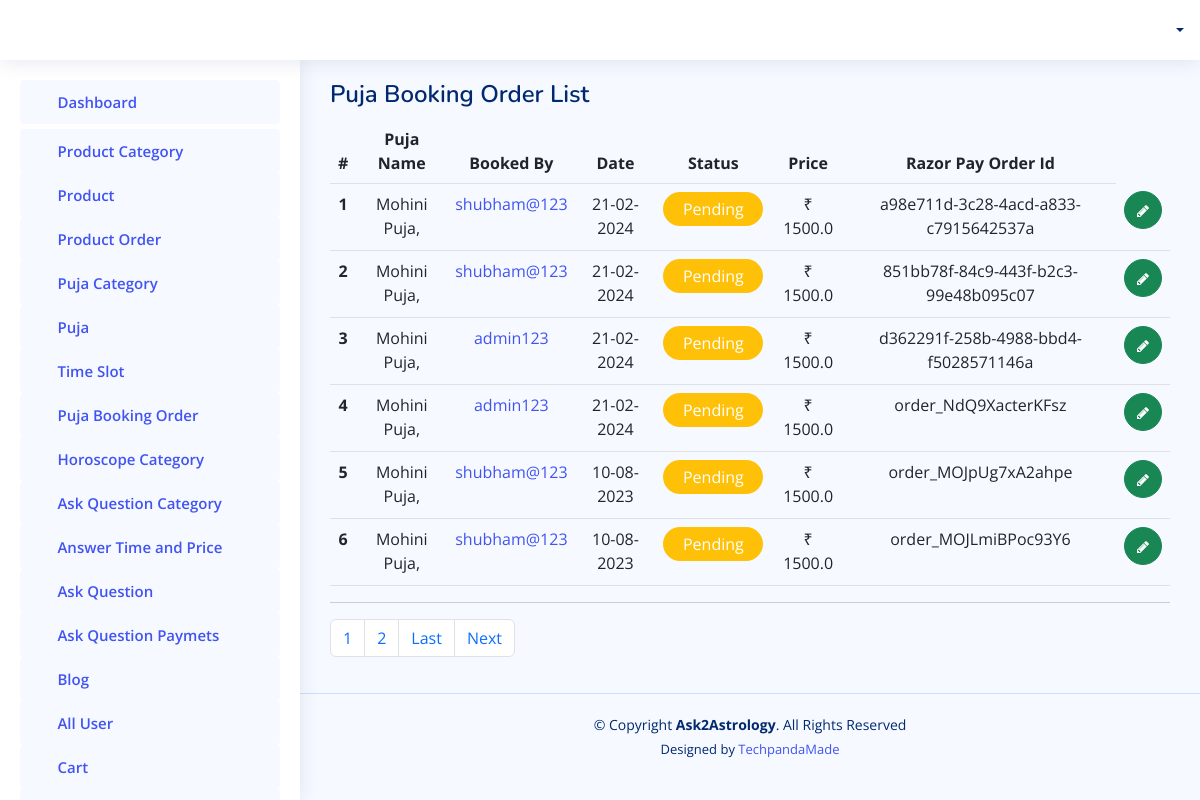
Page /admin-panel/getpoojaslot/ on the earlier database version.
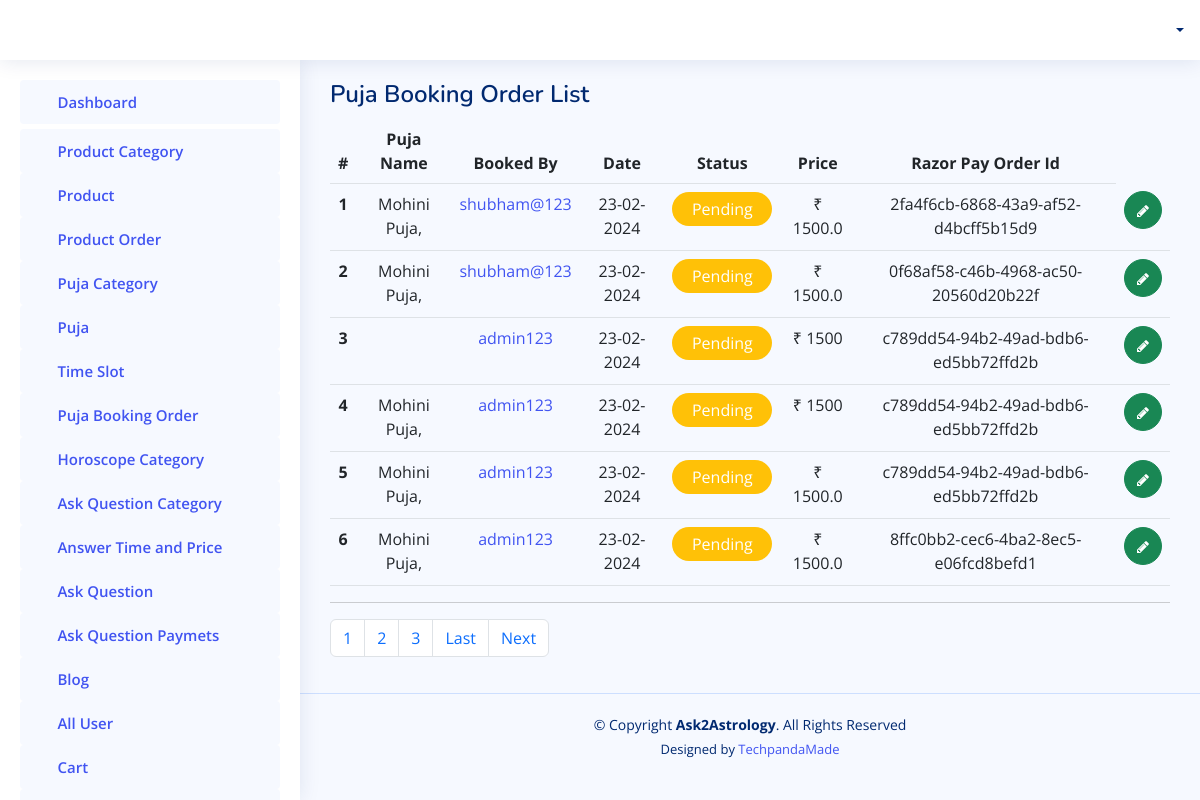
Same page on the later database version.
### adminapp/models.py (models this page shows)
class PoojaOrder(models.Model):
    pujaid = models.JSONField(default=list, null=True)
    userid = models.ForeignKey(User,on_delete=models.CASCADE)
    orderdate = models.DateTimeField(auto_now=True)
    order_status = models.BooleanField(default=False)
    bookeddate = models.JSONField(default=list, null=True)
    order_price = models.CharField(max_length=200, null=True)
    razor_pay_order_id = models.CharField(max_length=100, null=True, blank=True)
    razor_pay_payment_id = models.CharField(max_length=100, null=True, blank=True)
    razor_pay_payment_signature = models.CharField(max_length=100, null=True, blank=True)
    address = models.CharField(max_length=350, null=True)

### accounts/models.py (models this page shows)
class User(AbstractUser):
    is_user = models.BooleanField(default=False)
    contactno = models.CharField(max_length=12, null=True)
    profilepicture = models.ImageField(upload_to=filepath, blank=True, null=True)
    gender = models.CharField(max_length=12, null=True)
    language = models.CharField(max_length=50, null=True)
    dateofbirth = models.CharField(max_length=20, null=True)
    marital_status = models.CharField(max_length=50, null=True)
    timeofbirth = models.CharField(max_length=20, null=True)
    placeofbirth = models.CharField(max_length=100, null=True)
    currentaddress = models.CharField(max_length=300, null=True)
    mobileno = models.CharField(max_length=300, null=True)
    countrycode = models.CharField(max_length=50, null=True)
    houseno = models.CharField(max_length=300, null=True)
    area = models.CharField(max_length=300, null=True)
    landmark = models.CharField(max_length=300, null=True)
    pincode = models.CharField(max_length=300, null=True)
    towncity = models.CharField(max_length=300, null=True)
    state = models.CharField(max_length=300, null=True)

### adminapp/views.py (the view)
# urls.py: path('getpoojaslot/',views.GetAllPujaSlot),
def GetAllPujaSlot(request):
    pujabook = PoojaOrder.objects.all().order_by('id').reverse()
    print(pujabook)
    paginator = Paginator(pujabook, 6)
    page_number = request.GET.get('page')
    all_lead = paginator.get_page(page_number)
    totalpage = all_lead.paginator.num_pages
    context = {
        'all_lead':all_lead,
        'lastpage':totalpage,
        'totalPagelist':[n+1 for n in range(totalpage)],
        'pojaslot':pujabook
    }
    return render(request, "admintemp/getpoojaslotbook.html", context)

### templates/admintemp/getpoojaslotbook.html (shortened to what this page needs)
{% extends 'admintemp/index.html' %}
{% load static %}
  {% block content %}
  <main id="main" class="main">
    <div class="pagetitle">
      <h1>Puja Booking Order List</h1>
    </div>
    <section class="section">
      <div class="row">
        <div class="col-lg-12">
          <div class="">
            <div class="" >
              <table class="table">
                <thead>
                  <tr  style="text-align:center;">
                    <th scope="col">#</th>
                    <th scope="col">Puja Name</th>
                    <th scope="col">Booked By</th>
                    <th scope="col" style="140px">Date</th>
                    <th scope="col">Status</th>
                    <th scope="col">Price</th>
                    <th scope="col">Razor Pay Order Id</th>
                  </tr>
                </thead>
                <tbody>
                  {% for ky in all_lead %}
                  <tr style="text-align:center;">
                    <th scope="row">{{forloop.counter}}</th>
                    <td>
                        {% for i in ky.pujaid %}
                    {{ i }},<br>
                    {% endfor %}
                    </td>
                    <td><a href="{% url 'view_profile2' id=ky.id %}">{{ ky.userid }}</a></td>
                    <td>{{ ky.orderdate.date|date:"d-m-Y" }}</td>
                    <td>
                      {% if ky.order_status == True %}
                      <p style="background-color:#198754;color:#ffffff;width:100px;border-radius:20px;text-align:center;padding:5px;">Completed</p>
                      {% else %}
                         <p style="background-color:#ffc107;color:#ffffff;width:100px;border-radius:20px;text-align:center;padding:5px;">Pending</p>
                      {% endif %}
                    </td>
                    <td>₹ {{ ky.order_price }}</td>
                    <td>{{ ky.razor_pay_order_id }}</td>
                  <td style="text-align: center;">
                      <a class="btn btn-success" style="border-radius:50%;" href="{% url 'update_puja' id=ky.id %}"> <i class="fa fa-pencil" style="font-size: 14px;"> </i> </a>
                    </td>
                    </tr>
                  {% endfor %}
                </tbody>
              </table>
            </div>
          </div>
          <hr>
                <nav aria-label="Page navigation example">
                    <ul class="pagination">
                    {% for n in totalPagelist %}
                      <li class="page-item">
                        <a class="page-link" href="/admin-panel/getpoojaslot/?page={{n}}">{{n}}</a>
                    </li>
                    {% endfor %}
                    {% if all_lead.has_next %}
                    <li class="page-item">
                        <a class="page-link" href="/admin-panel/getpoojaslot/?page={{ lastpage }}">Last</a>
                    </li>
                      <li class="page-item">
                        <a class="page-link" href="/admin-panel/getpoojaslot/?page={{ all_lead.next_page_number }}">Next</a>
                    </li>
                    {% endif %}
                    </ul>
                  </nav>
      </div>
    </section>
  </main>
  {% endblock content %}

Differences in the rows shown:
no longer on this page (row edited): PoojaOrder: pujaid "Mohini Puja", userid "shubham@123", orderdate "21-02-2024", order_status "Pending", order_price "1500.0", razor_pay_order_id "a98e711d-3c28-4acd-a833-c7915642537a"
no longer on this page (row edited): PoojaOrder: pujaid "Mohini Puja", userid "shubham@123", orderdate "21-02-2024", order_status "Pending", order_price "1500.0", razor_pay_order_id "851bb78f-84c9-443f-b2c3-99e48b095c07"
no longer on this page (row unchanged): PoojaOrder: pujaid "Mohini Puja", userid "admin123", orderdate "21-02-2024", order_status "Pending", order_price "1500.0", razor_pay_order_id "d362291f-258b-4988-bbd4-f5028571146a"
no longer on this page (row unchanged): PoojaOrder: pujaid "Mohini Puja", userid "admin123", orderdate "21-02-2024", order_status "Pending", order_price "1500.0", razor_pay_order_id "order_NdQ9XacterKFsz"
no longer on this page (row unchanged): PoojaOrder: pujaid "Mohini Puja", userid "shubham@123", orderdate "10-08-2023", order_status "Pending", order_price "1500.0", razor_pay_order_id "order_MOJpUg7xA2ahpe"
no longer on this page (row unchanged): PoojaOrder: pujaid "Mohini Puja", userid "shubham@123", orderdate "10-08-2023", order_status "Pending", order_price "1500.0", razor_pay_order_id "order_MOJLmiBPoc93Y6"
added PoojaOrder: pujaid "Mohini Puja", userid "shubham@123", orderdate "23-02-2024", order_status "Pending", order_price "1500.0", razor_pay_order_id "2fa4f6cb-6868-43a9-af52-d4bcff5b15d9"
added PoojaOrder: pujaid "Mohini Puja", userid "shubham@123", orderdate "23-02-2024", order_status "Pending", order_price "1500.0", razor_pay_order_id "0f68af58-c46b-4968-ac50-20560d20b22f"
added PoojaOrder: userid "admin123", orderdate "23-02-2024", order_status "Pending", order_price "1500", razor_pay_order_id "c789dd54-94b2-49ad-bdb6-ed5bb72ffd2b"
added PoojaOrder: pujaid "Mohini Puja", userid "admin123", orderdate "23-02-2024", order_status "Pending", order_price "1500", razor_pay_order_id "c789dd54-94b2-49ad-bdb6-ed5bb72ffd2b"
added PoojaOrder: pujaid "Mohini Puja", userid "admin123", orderdate "23-02-2024", order_status "Pending", order_price "1500.0", razor_pay_order_id "c789dd54-94b2-49ad-bdb6-ed5bb72ffd2b"
added PoojaOrder: pujaid "Mohini Puja", userid "admin123", orderdate "23-02-2024", order_status "Pending", order_price "1500.0", razor_pay_order_id "8ffc0bb2-cec6-4ba2-8ec5-e06fcd8befd1"
Other differences:
new list line: "3"
